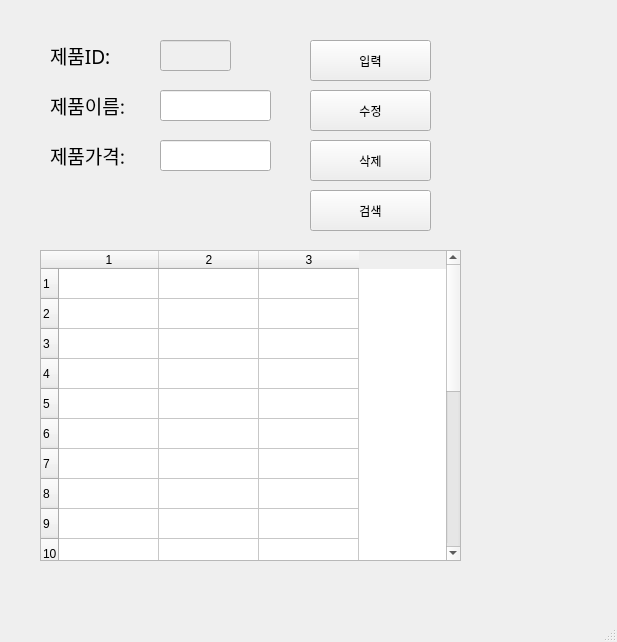
<?xml version="1.0" encoding="UTF-8"?>
<ui version="4.0">
 <class>MainWindow</class>
 <widget class="QMainWindow" name="MainWindow">
  <property name="geometry">
   <rect>
    <x>0</x>
    <y>0</y>
    <width>617</width>
    <height>642</height>
   </rect>
  </property>
  <property name="windowTitle">
   <string>MainWindow</string>
  </property>
  <widget class="QWidget" name="centralwidget">
   <widget class="QLabel" name="label">
    <property name="geometry">
     <rect>
      <x>50</x>
      <y>40</y>
      <width>91</width>
      <height>31</height>
     </rect>
    </property>
    <property name="font">
     <font>
      <family>맑은 고딕</family>
      <pointsize>14</pointsize>
     </font>
    </property>
    <property name="text">
     <string>제품ID:</string>
    </property>
   </widget>
   <widget class="QLabel" name="label_2">
    <property name="geometry">
     <rect>
      <x>50</x>
      <y>90</y>
      <width>101</width>
      <height>31</height>
     </rect>
    </property>
    <property name="font">
     <font>
      <family>맑은 고딕</family>
      <pointsize>14</pointsize>
     </font>
    </property>
    <property name="text">
     <string>제품이름:</string>
    </property>
   </widget>
   <widget class="QLabel" name="label_3">
    <property name="geometry">
     <rect>
      <x>50</x>
      <y>140</y>
      <width>101</width>
      <height>31</height>
     </rect>
    </property>
    <property name="font">
     <font>
      <family>맑은 고딕</family>
      <pointsize>14</pointsize>
     </font>
    </property>
    <property name="text">
     <string>제품가격:</string>
    </property>
   </widget>
   <widget class="QLineEdit" name="prodID">
    <property name="enabled">
     <bool>false</bool>
    </property>
    <property name="geometry">
     <rect>
      <x>160</x>
      <y>40</y>
      <width>71</width>
      <height>31</height>
     </rect>
    </property>
   </widget>
   <widget class="QLineEdit" name="prodName">
    <property name="geometry">
     <rect>
      <x>160</x>
      <y>90</y>
      <width>111</width>
      <height>31</height>
     </rect>
    </property>
   </widget>
   <widget class="QLineEdit" name="prodPrice">
    <property name="geometry">
     <rect>
      <x>160</x>
      <y>140</y>
      <width>111</width>
      <height>31</height>
     </rect>
    </property>
   </widget>
   <widget class="QPushButton" name="pushButton">
    <property name="geometry">
     <rect>
      <x>310</x>
      <y>40</y>
      <width>121</width>
      <height>41</height>
     </rect>
    </property>
    <property name="text">
     <string>입력</string>
    </property>
   </widget>
   <widget class="QPushButton" name="pushButton_2">
    <property name="geometry">
     <rect>
      <x>310</x>
      <y>90</y>
      <width>121</width>
      <height>41</height>
     </rect>
    </property>
    <property name="text">
     <string>수정</string>
    </property>
   </widget>
   <widget class="QPushButton" name="pushButton_3">
    <property name="geometry">
     <rect>
      <x>310</x>
      <y>140</y>
      <width>121</width>
      <height>41</height>
     </rect>
    </property>
    <property name="text">
     <string>삭제</string>
    </property>
   </widget>
   <widget class="QPushButton" name="pushButton_4">
    <property name="geometry">
     <rect>
      <x>310</x>
      <y>190</y>
      <width>121</width>
      <height>41</height>
     </rect>
    </property>
    <property name="text">
     <string>검색</string>
    </property>
   </widget>
   <widget class="QTableWidget" name="tableWidget">
    <property name="geometry">
     <rect>
      <x>40</x>
      <y>250</y>
      <width>421</width>
      <height>311</height>
     </rect>
    </property>
    <property name="rowCount">
     <number>20</number>
    </property>
    <property name="columnCount">
     <number>3</number>
    </property>
    <row/>
    <row/>
    <row/>
    <row/>
    <row/>
    <row/>
    <row/>
    <row/>
    <row/>
    <row/>
    <row/>
    <row/>
    <row/>
    <row/>
    <row/>
    <row/>
    <row/>
    <row/>
    <row/>
    <row/>
    <column/>
    <column/>
    <column/>
   </widget>
  </widget>
  <widget class="QMenuBar" name="menubar">
   <property name="geometry">
    <rect>
     <x>0</x>
     <y>0</y>
     <width>617</width>
     <height>26</height>
    </rect>
   </property>
  </widget>
  <widget class="QStatusBar" name="statusbar"/>
 </widget>
 <resources/>
 <connections>
  <connection>
   <sender>pushButton</sender>
   <signal>clicked()</signal>
   <receiver>MainWindow</receiver>
   <slot>addProduct()</slot>
   <hints>
    <hint type="sourcelabel">
     <x>372</x>
     <y>89</y>
    </hint>
    <hint type="destinationlabel">
     <x>457</x>
     <y>134</y>
    </hint>
   </hints>
  </connection>
  <connection>
   <sender>pushButton_2</sender>
   <signal>clicked()</signal>
   <receiver>MainWindow</receiver>
   <slot>updateProduct()</slot>
   <hints>
    <hint type="sourcelabel">
     <x>379</x>
     <y>144</y>
    </hint>
    <hint type="destinationlabel">
     <x>491</x>
     <y>185</y>
    </hint>
   </hints>
  </connection>
  <connection>
   <sender>pushButton_4</sender>
   <signal>clicked()</signal>
   <receiver>MainWindow</receiver>
   <slot>getProduct()</slot>
   <hints>
    <hint type="sourcelabel">
     <x>375</x>
     <y>246</y>
    </hint>
    <hint type="destinationlabel">
     <x>483</x>
     <y>274</y>
    </hint>
   </hints>
  </connection>
  <connection>
   <sender>pushButton_3</sender>
   <signal>clicked()</signal>
   <receiver>MainWindow</receiver>
   <slot>removeProduct()</slot>
   <hints>
    <hint type="sourcelabel">
     <x>413</x>
     <y>192</y>
    </hint>
    <hint type="destinationlabel">
     <x>480</x>
     <y>229</y>
    </hint>
   </hints>
  </connection>
 </connections>
 <slots>
  <slot>addProduct()</slot>
  <slot>removeProduct()</slot>
  <slot>updateProduct()</slot>
  <slot>getProduct()</slot>
 </slots>
</ui>
